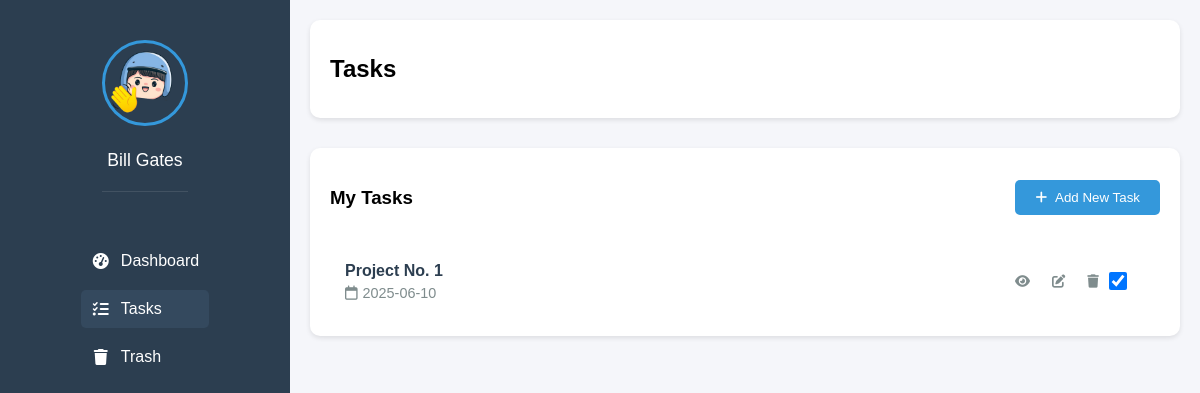
Page /tasks.php (signed in) on the committed database.
### tables this page shows
CREATE TABLE `users` (
  `id` int(11) NOT NULL,
  `username` varchar(50) NOT NULL,
  `email` varchar(100) NOT NULL,
  `password` varchar(255) NOT NULL,
  `full_name` varchar(100) DEFAULT NULL,
  `phone` varchar(20) DEFAULT NULL,
  `address` text DEFAULT NULL,
  `profile_picture` varchar(255) DEFAULT NULL,
  `created_at` datetime DEFAULT current_timestamp()
);

CREATE TABLE `tasks` (
  `id` int(11) NOT NULL,
  `user_id` int(11) NOT NULL,
  `title` varchar(255) NOT NULL,
  `description` text DEFAULT NULL,
  `due_date` date DEFAULT NULL,
  `status` enum('pending','in_progress','completed') DEFAULT 'pending',
  `is_deleted` tinyint(1) DEFAULT 0,
  `deleted_at` datetime DEFAULT NULL,
  `created_at` datetime DEFAULT current_timestamp()
);

### tasks.php (the view, shortened to what this page needs)
<?php
require_once "config.php";
$user_id = $_SESSION["id"];
$sql = "SELECT username, email, full_name, phone, address, profile_picture FROM users WHERE id = ?";
$stmt = mysqli_prepare($link, $sql);
mysqli_stmt_bind_param($stmt, "i", $user_id);
mysqli_stmt_execute($stmt);
$result = mysqli_stmt_get_result($stmt);
$user_data = mysqli_fetch_assoc($result);
$tasks_sql = "SELECT * FROM tasks WHERE user_id = ? AND is_deleted = 0 ORDER BY due_date ASC";
$tasks_stmt = mysqli_prepare($link, $tasks_sql);
mysqli_stmt_bind_param($tasks_stmt, "i", $user_id);
mysqli_stmt_execute($tasks_stmt);
$tasks_result = mysqli_stmt_get_result($tasks_stmt);
$tasks = mysqli_fetch_all($tasks_result, MYSQLI_ASSOC);
?>
<!DOCTYPE html>
<html lang="en">
<head>
    <link rel="stylesheet" href="style.css">
    <link rel="stylesheet" href="https://cdnjs.cloudflare.com/ajax/libs/font-awesome/6.0.0/css/all.min.css">
</head>
<body>
    <div class="container">
        <div class="sidebar">
            <div class="profile">
                <img src="<?php echo !empty($user_data['profile_picture']) ? htmlspecialchars($user_data['profile_picture']) : 'placeholder.png'; ?>" alt="User Profile">
                <span><?php echo htmlspecialchars($user_data['full_name'] ?? $user_data['username']); ?></span>
            </div>
            <nav class="navigation">
                <ul>
                    <li><a href="dashboard.php"><i class="fas fa-tachometer-alt"></i> Dashboard</a></li>
                    <li class="active"><a href="tasks.php"><i class="fas fa-tasks"></i> Tasks</a></li>
                    <li><a href="trash.php"><i class="fas fa-trash"></i> Trash</a></li>
                </ul>
            </nav>
        </div>
        <div class="main-content">
            <header class="header">
                <div class="header-left">
                    <h2>Tasks</h2>
                </div>
            </header>
            <div class="tasks-container">
                <div class="tasks-header">
                    <h3>My Tasks</h3>
                    <button class="add-task-btn">
                        <i class="fas fa-plus"></i> Add New Task
                    </button>
                </div>
                <?php if (!empty($tasks)): ?>
                    <ul class="task-list">
                        <?php foreach ($tasks as $task): ?>
                            <li class="task-item">
                                <div class="task-content">
                                    <h3 class="task-title"><?php echo htmlspecialchars($task['title']); ?></h3>
                                    <div class="task-details">
                                        <div class="task-detail"><i class="far fa-calendar"></i> <?php echo htmlspecialchars($task['due_date']); ?></div>
                                    </div>
                                </div>
                                <div class="task-actions">
                                    <button class="task-action-btn view-task-btn" data-task-id="<?php echo $task['id']; ?>" title="View Task">
                                        <i class="fas fa-eye"></i>
                                    </button>
                                    <button class="task-action-btn edit-task-btn" data-task-id="<?php echo $task['id']; ?>" title="Edit Task">
                                        <i class="fas fa-edit"></i>
                                    </button>
                                    <button class="task-action-btn delete-task-btn" data-task-id="<?php echo $task['id']; ?>" title="Move to Trash">
                                        <i class="fas fa-trash"></i>
                                    </button>
                                </div>
                                <div class="task-checkbox">
                                    <input type="checkbox" data-task-id="<?php echo $task['id']; ?>" <?php echo $task['status'] === 'completed' ? 'checked' : ''; ?>>
                                </div>
                            </li>
                        <?php endforeach; ?>
                    </ul>
                <?php endif; ?>
            </div>
        </div>
    </div>
</body>
</html>

### style.css (style rules this page uses)
body { margin: 0; font-family: sans-serif; background-color: #f4f4f4; }
.container { display: flex; height: 100vh; }
.sidebar { width: 250px; background-color: #5b39ee; color: white; padding: 20px; display: flex; flex-direction: column; align-items: center; }
.profile { text-align: center; margin-bottom: 30px; }
.profile img { width: 80px; height: 80px; border-radius: 50%; margin-bottom: 10px; }
.navigation ul { list-style: none; padding: 0; margin: 0; width: 100%; }
.navigation li { margin-bottom: 10px; }
.navigation a { color: white; text-decoration: none; display: flex; align-items: center; padding: 10px; border-radius: 5px; }
.navigation a:hover, .navigation li.active a { background-color: #4a2cdb; }
.main-content { flex-grow: 1; padding: 20px; }
.header { display: flex; justify-content: space-between; align-items: center; background-color: #e0f2f7; padding: 15px; border-radius: 8px; margin-bottom: 20px; }

### tasks.php (style rules this page uses)
.container { display: flex; min-height: 100vh; }
.sidebar { width: 250px; background-color: #2c3e50; color: white; padding: 20px; }
.profile { text-align: center; padding: 20px 0; border-bottom: 1px solid rgba(255, 255, 255, 0.1); }
.profile img { width: 80px; height: 80px; border-radius: 50%; margin-bottom: 10px; border: 3px solid #3498db; }
.profile span { display: block; font-size: 1.1em; margin-top: 10px; }
.navigation ul { list-style: none; padding: 0; margin: 20px 0; }
.navigation li { margin-bottom: 10px; }
.navigation a { color: white; text-decoration: none; display: flex; align-items: center; padding: 10px; border-radius: 5px; transition: background-color 0.3s; }
.navigation a:hover, .navigation li.active a { background-color: #34495e; }
.navigation i { margin-right: 10px; width: 20px; text-align: center; }
.main-content { flex: 1; background-color: #f5f6fa; padding: 20px; }
.header { display: flex; justify-content: space-between; align-items: center; margin-bottom: 30px; background-color: white; padding: 15px 20px; border-radius: 10px; box-shadow: 0 2px 5px rgba(0, 0, 0, 0.1); }
.tasks-container { background-color: white; border-radius: 10px; padding: 20px; box-shadow: 0 2px 5px rgba(0, 0, 0, 0.1); }
.tasks-header { display: flex; justify-content: space-between; align-items: center; margin-bottom: 20px; }
.add-task-btn { background-color: #3498db; color: white; padding: 10px 20px; border: none; border-radius: 5px; cursor: pointer; display: flex; align-items: center; transition: all 0.3s; }
.add-task-btn i { margin-right: 8px; }
.task-list { list-style: none; padding: 0; margin: 0; }
.task-item { display: flex; align-items: center; padding: 15px; border-bottom: 1px solid #eee; transition: background-color 0.3s; }
.task-item:last-child { border-bottom: none; }
.task-checkbox { margin-right: 15px; }
.task-checkbox input[type="checkbox"] { cursor: pointer; width: 18px; height: 18px; }
.task-content { flex: 1; }
.task-title { margin: 0 0 5px; color: #2c3e50; font-size: 16px; }
.task-details { display: flex; gap: 15px; font-size: 0.9em; color: #7f8c8d; }
.task-detail { display: flex; align-items: center; }
.task-detail i { margin-right: 5px; }
.task-actions { display: flex; gap: 10px; }
.task-action-btn { background: none; border: none; cursor: pointer; color: #7f8c8d; transition: color 0.3s; }

### rows in the picture
users: profile_picture (picture), full_name "Bill Gates"
tasks: title "Project No. 1", due_date "2025-06-10", status "☑"
